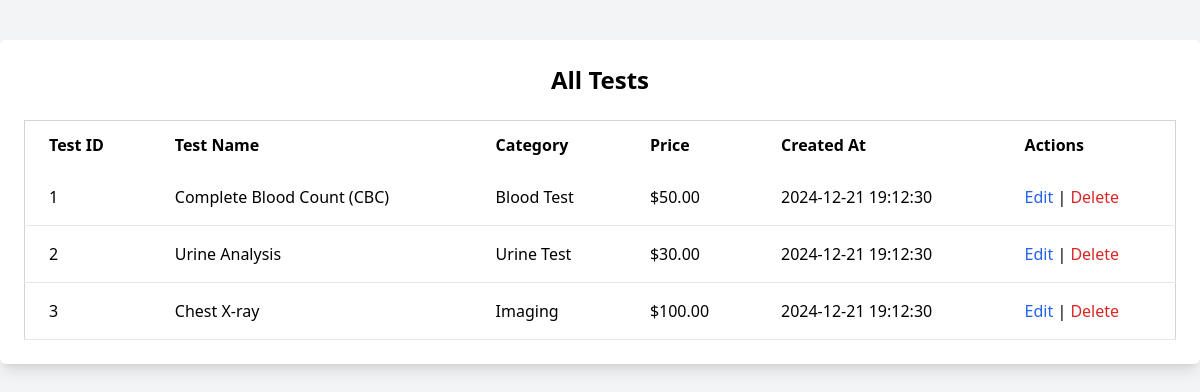
Page /pages/testings/view_testings.php (signed in) on the committed database.
### tables this page shows
CREATE TABLE testings (
    id INT AUTO_INCREMENT PRIMARY KEY,
    category_id INT,
    name VARCHAR(255) NOT NULL,
    price DECIMAL(10, 2) NOT NULL,
    created_at TIMESTAMP DEFAULT CURRENT_TIMESTAMP,
    FOREIGN KEY (category_id) REFERENCES categories(id)
);

CREATE TABLE categories (
    id INT AUTO_INCREMENT PRIMARY KEY,
    name VARCHAR(255) NOT NULL,
    description TEXT,
    created_at TIMESTAMP DEFAULT CURRENT_TIMESTAMP
);

### pages/testings/view_testings.php (the view, shortened to what this page needs)
<?php
include '../../config/database.php';
$query = "SELECT testings.id, testings.name, testings.price, testings.created_at, categories.name AS category_name FROM testings INNER JOIN categories ON testings.category_id = categories.id";
$stmt = $conn->prepare($query);
$stmt->execute();
$testings = $stmt->fetchAll(PDO::FETCH_ASSOC);
?>
<!DOCTYPE html>
<html lang="en">
<head>
    <script src="https://cdn.tailwindcss.com"></script>
</head>
<body class="bg-gray-100">
    <div class="max-w-7xl mx-auto mt-10 p-6 bg-white shadow-lg rounded-md">
        <h2 class="text-2xl font-semibold text-center mb-6">All Tests</h2>
        <table class="min-w-full bg-white border border-gray-300">
            <thead>
                <tr>
                    <th class="px-6 py-3 text-left">Test ID</th>
                    <th class="px-6 py-3 text-left">Test Name</th>
                    <th class="px-6 py-3 text-left">Category</th>
                    <th class="px-6 py-3 text-left">Price</th>
                    <th class="px-6 py-3 text-left">Created At</th>
                    <th class="px-6 py-3 text-left">Actions</th>
                </tr>
            </thead>
            <tbody>
                <?php foreach ($testings as $testing): ?>
                    <tr class="border-b">
                        <td class="px-6 py-4"><?php echo $testing['id']; ?></td>
                        <td class="px-6 py-4"><?php echo $testing['name']; ?></td>
                        <td class="px-6 py-4"><?php echo $testing['category_name']; ?></td>
                        <td class="px-6 py-4">$<?php echo number_format($testing['price'], 2); ?></td>
                        <td class="px-6 py-4"><?php echo $testing['created_at']; ?></td>
                        <td class="px-6 py-4">
                            <a href="edit_testing.php?id=<?php echo $testing['id']; ?>" class="text-blue-600 hover:text-blue-800">Edit</a> |
                            <a href="delete_testing.php?id=<?php echo $testing['id']; ?>" class="text-red-600 hover:text-red-800">Delete</a>
                        </td>
                    </tr>
                <?php endforeach; ?>
            </tbody>
        </table>
    </div>
</body>
</html>

### rows in the picture
testings: id "1", name "Complete Blood Count (CBC)", category.name "Blood Test", price "50.00", created_at "2024-12-21 19:12:30"
testings: id "2", name "Urine Analysis", category.name "Urine Test", price "30.00", created_at "2024-12-21 19:12:30"
testings: id "3", name "Chest X-ray", category.name "Imaging", price "100.00", created_at "2024-12-21 19:12:30"
